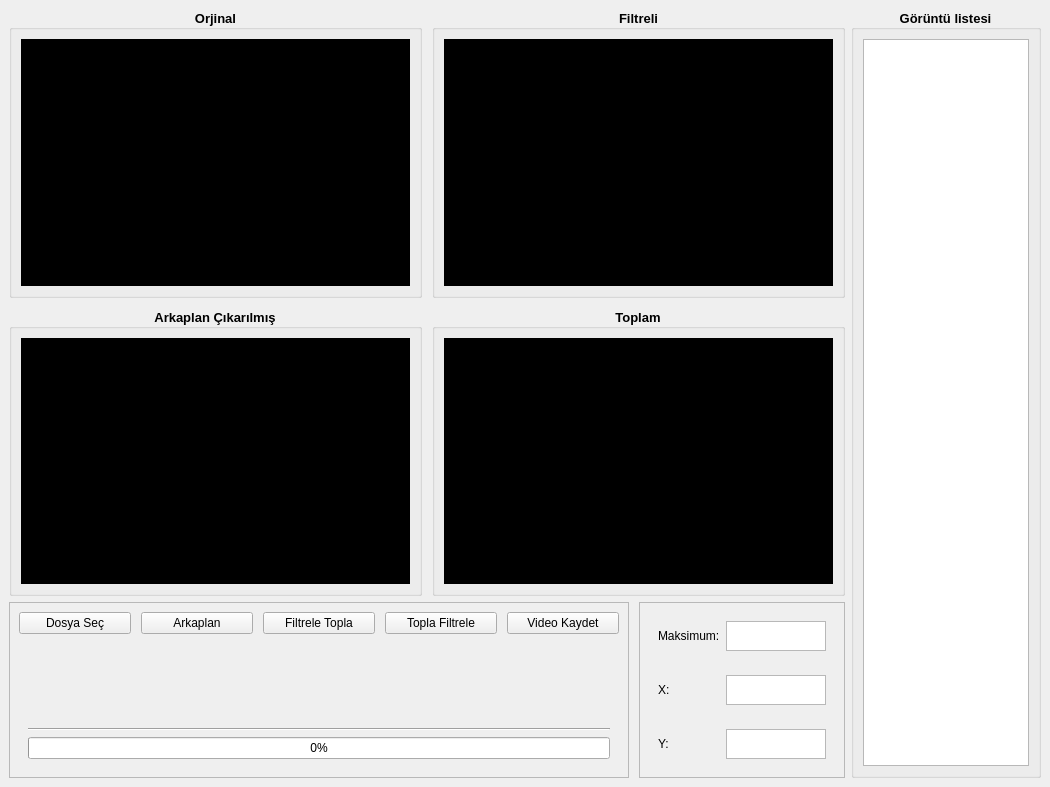
<?xml version="1.0" encoding="UTF-8"?>
<ui version="4.0">
 <class>MainWindow</class>
 <widget class="QMainWindow" name="MainWindow">
  <property name="geometry">
   <rect>
    <x>0</x>
    <y>0</y>
    <width>1050</width>
    <height>787</height>
   </rect>
  </property>
  <property name="windowTitle">
   <string>Calibrasyon</string>
  </property>
  <widget class="QWidget" name="centralwidget">
   <layout class="QGridLayout" name="gridLayout">
    <item row="5" column="0" alignment="Qt::AlignBottom">
     <widget class="QFrame" name="frame">
      <property name="frameShape">
       <enum>QFrame::NoFrame</enum>
      </property>
      <property name="frameShadow">
       <enum>QFrame::Raised</enum>
      </property>
      <layout class="QHBoxLayout" name="horizontalLayout">
       <property name="spacing">
        <number>10</number>
       </property>
       <property name="leftMargin">
        <number>0</number>
       </property>
       <property name="topMargin">
        <number>0</number>
       </property>
       <property name="rightMargin">
        <number>0</number>
       </property>
       <property name="bottomMargin">
        <number>0</number>
       </property>
       <item>
        <widget class="QFrame" name="frame_4">
         <property name="minimumSize">
          <size>
           <width>0</width>
           <height>0</height>
          </size>
         </property>
         <property name="frameShape">
          <enum>QFrame::StyledPanel</enum>
         </property>
         <property name="frameShadow">
          <enum>QFrame::Raised</enum>
         </property>
         <layout class="QVBoxLayout" name="verticalLayout">
          <item alignment="Qt::AlignTop">
           <widget class="QFrame" name="button_frame">
            <property name="frameShape">
             <enum>QFrame::NoFrame</enum>
            </property>
            <property name="frameShadow">
             <enum>QFrame::Raised</enum>
            </property>
            <layout class="QHBoxLayout" name="horizontalLayout_5">
             <property name="spacing">
              <number>10</number>
             </property>
             <property name="leftMargin">
              <number>0</number>
             </property>
             <property name="topMargin">
              <number>0</number>
             </property>
             <property name="rightMargin">
              <number>0</number>
             </property>
             <property name="bottomMargin">
              <number>0</number>
             </property>
             <item>
              <widget class="QPushButton" name="btn_open_file">
               <property name="text">
                <string>Dosya Seç</string>
               </property>
              </widget>
             </item>
             <item>
              <widget class="QPushButton" name="btn_background">
               <property name="text">
                <string>Arkaplan</string>
               </property>
              </widget>
             </item>
             <item>
              <widget class="QPushButton" name="btn_calculate">
               <property name="text">
                <string>Filtrele Topla</string>
               </property>
              </widget>
             </item>
             <item>
              <widget class="QPushButton" name="btn_calculate_2">
               <property name="text">
                <string>Topla Filtrele</string>
               </property>
              </widget>
             </item>
             <item>
              <widget class="QPushButton" name="btn_video">
               <property name="text">
                <string>Video Kaydet</string>
               </property>
              </widget>
             </item>
            </layout>
           </widget>
          </item>
          <item alignment="Qt::AlignBottom">
           <widget class="QFrame" name="frame_8">
            <property name="frameShape">
             <enum>QFrame::NoFrame</enum>
            </property>
            <property name="frameShadow">
             <enum>QFrame::Raised</enum>
            </property>
            <layout class="QVBoxLayout" name="verticalLayout_3">
             <item>
              <widget class="Line" name="line">
               <property name="orientation">
                <enum>Qt::Horizontal</enum>
               </property>
              </widget>
             </item>
             <item>
              <widget class="QFrame" name="frame_2">
               <property name="frameShape">
                <enum>QFrame::NoFrame</enum>
               </property>
               <property name="frameShadow">
                <enum>QFrame::Raised</enum>
               </property>
               <layout class="QHBoxLayout" name="horizontalLayout_2">
                <property name="spacing">
                 <number>0</number>
                </property>
                <property name="leftMargin">
                 <number>0</number>
                </property>
                <property name="topMargin">
                 <number>0</number>
                </property>
                <property name="rightMargin">
                 <number>0</number>
                </property>
                <property name="bottomMargin">
                 <number>0</number>
                </property>
                <item>
                 <widget class="QProgressBar" name="progressBar">
                  <property name="value">
                   <number>0</number>
                  </property>
                 </widget>
                </item>
               </layout>
              </widget>
             </item>
            </layout>
           </widget>
          </item>
         </layout>
        </widget>
       </item>
       <item alignment="Qt::AlignLeft">
        <widget class="QFrame" name="frame_3">
         <property name="minimumSize">
          <size>
           <width>190</width>
           <height>0</height>
          </size>
         </property>
         <property name="maximumSize">
          <size>
           <width>16777215</width>
           <height>16777215</height>
          </size>
         </property>
         <property name="frameShape">
          <enum>QFrame::StyledPanel</enum>
         </property>
         <property name="frameShadow">
          <enum>QFrame::Raised</enum>
         </property>
         <layout class="QVBoxLayout" name="verticalLayout_4">
          <property name="spacing">
           <number>10</number>
          </property>
          <property name="leftMargin">
           <number>0</number>
          </property>
          <property name="topMargin">
           <number>0</number>
          </property>
          <property name="rightMargin">
           <number>0</number>
          </property>
          <property name="bottomMargin">
           <number>0</number>
          </property>
          <item alignment="Qt::AlignTop">
           <widget class="QFrame" name="frame_6">
            <property name="frameShape">
             <enum>QFrame::NoFrame</enum>
            </property>
            <property name="frameShadow">
             <enum>QFrame::Raised</enum>
            </property>
            <layout class="QVBoxLayout" name="verticalLayout_2">
             <item>
              <widget class="QFrame" name="max_point_frame">
               <property name="sizeIncrement">
                <size>
                 <width>0</width>
                 <height>0</height>
                </size>
               </property>
               <property name="frameShape">
                <enum>QFrame::NoFrame</enum>
               </property>
               <property name="frameShadow">
                <enum>QFrame::Raised</enum>
               </property>
               <layout class="QHBoxLayout" name="horizontalLayout_7">
                <item>
                 <widget class="QLabel" name="label_3">
                  <property name="minimumSize">
                   <size>
                    <width>60</width>
                    <height>0</height>
                   </size>
                  </property>
                  <property name="text">
                   <string>Maksimum:</string>
                  </property>
                 </widget>
                </item>
                <item>
                 <widget class="QTextEdit" name="textEdit">
                  <property name="maximumSize">
                   <size>
                    <width>100</width>
                    <height>30</height>
                   </size>
                  </property>
                 </widget>
                </item>
               </layout>
              </widget>
             </item>
             <item>
              <widget class="QFrame" name="frame_5">
               <property name="frameShape">
                <enum>QFrame::NoFrame</enum>
               </property>
               <property name="frameShadow">
                <enum>QFrame::Raised</enum>
               </property>
               <layout class="QHBoxLayout" name="horizontalLayout_3">
                <item>
                 <widget class="QLabel" name="label">
                  <property name="text">
                   <string>X:</string>
                  </property>
                 </widget>
                </item>
                <item>
                 <widget class="QTextEdit" name="textEdit_2">
                  <property name="maximumSize">
                   <size>
                    <width>100</width>
                    <height>30</height>
                   </size>
                  </property>
                 </widget>
                </item>
               </layout>
              </widget>
             </item>
             <item>
              <widget class="QFrame" name="frame_7">
               <property name="frameShape">
                <enum>QFrame::NoFrame</enum>
               </property>
               <property name="frameShadow">
                <enum>QFrame::Raised</enum>
               </property>
               <layout class="QHBoxLayout" name="horizontalLayout_6">
                <item>
                 <widget class="QLabel" name="label_2">
                  <property name="text">
                   <string>Y:</string>
                  </property>
                 </widget>
                </item>
                <item>
                 <widget class="QTextEdit" name="textEdit_3">
                  <property name="minimumSize">
                   <size>
                    <width>0</width>
                    <height>0</height>
                   </size>
                  </property>
                  <property name="maximumSize">
                   <size>
                    <width>100</width>
                    <height>30</height>
                   </size>
                  </property>
                 </widget>
                </item>
               </layout>
              </widget>
             </item>
            </layout>
           </widget>
          </item>
         </layout>
        </widget>
       </item>
      </layout>
     </widget>
    </item>
    <item row="1" column="1" rowspan="5" alignment="Qt::AlignRight">
     <widget class="QGroupBox" name="groupBox_4">
      <property name="font">
       <font>
        <family>Segoe UI</family>
        <pointsize>10</pointsize>
        <weight>75</weight>
        <bold>true</bold>
       </font>
      </property>
      <property name="title">
       <string>Görüntü listesi</string>
      </property>
      <property name="alignment">
       <set>Qt::AlignCenter</set>
      </property>
      <layout class="QGridLayout" name="gridLayout_7">
       <item row="0" column="0">
        <widget class="QListWidget" name="listWidget">
         <property name="minimumSize">
          <size>
           <width>150</width>
           <height>0</height>
          </size>
         </property>
         <property name="maximumSize">
          <size>
           <width>250</width>
           <height>16777215</height>
          </size>
         </property>
         <property name="font">
          <font>
           <family>Segoe UI</family>
           <pointsize>10</pointsize>
           <weight>50</weight>
           <bold>false</bold>
          </font>
         </property>
        </widget>
       </item>
      </layout>
     </widget>
    </item>
    <item row="1" column="0" rowspan="4">
     <widget class="QFrame" name="frame_9">
      <property name="frameShape">
       <enum>QFrame::NoFrame</enum>
      </property>
      <property name="frameShadow">
       <enum>QFrame::Raised</enum>
      </property>
      <layout class="QGridLayout" name="gridLayout_2">
       <property name="leftMargin">
        <number>0</number>
       </property>
       <property name="topMargin">
        <number>0</number>
       </property>
       <property name="rightMargin">
        <number>0</number>
       </property>
       <property name="bottomMargin">
        <number>0</number>
       </property>
       <property name="spacing">
        <number>10</number>
       </property>
       <item row="0" column="0">
        <widget class="QGroupBox" name="groupBox">
         <property name="font">
          <font>
           <family>Segoe UI</family>
           <pointsize>10</pointsize>
           <weight>75</weight>
           <bold>true</bold>
          </font>
         </property>
         <property name="title">
          <string>Orjinal</string>
         </property>
         <property name="alignment">
          <set>Qt::AlignCenter</set>
         </property>
         <layout class="QGridLayout" name="gridLayout_3">
          <item row="0" column="0">
           <widget class="QLabel" name="image">
            <property name="minimumSize">
             <size>
              <width>389</width>
              <height>225</height>
             </size>
            </property>
            <property name="maximumSize">
             <size>
              <width>16777215</width>
              <height>16777215</height>
             </size>
            </property>
            <property name="styleSheet">
             <string notr="true">background-color: rgb(0, 0, 0);</string>
            </property>
            <property name="text">
             <string/>
            </property>
           </widget>
          </item>
         </layout>
        </widget>
       </item>
       <item row="0" column="1">
        <widget class="QGroupBox" name="groupBox_2">
         <property name="font">
          <font>
           <family>Segoe UI</family>
           <pointsize>10</pointsize>
           <weight>75</weight>
           <bold>true</bold>
          </font>
         </property>
         <property name="title">
          <string>Filtreli</string>
         </property>
         <property name="alignment">
          <set>Qt::AlignCenter</set>
         </property>
         <layout class="QGridLayout" name="gridLayout_5">
          <item row="0" column="0">
           <widget class="QLabel" name="image_3">
            <property name="minimumSize">
             <size>
              <width>389</width>
              <height>225</height>
             </size>
            </property>
            <property name="maximumSize">
             <size>
              <width>16777215</width>
              <height>16777215</height>
             </size>
            </property>
            <property name="styleSheet">
             <string notr="true">background-color: rgb(0, 0, 0);</string>
            </property>
            <property name="text">
             <string/>
            </property>
           </widget>
          </item>
         </layout>
        </widget>
       </item>
       <item row="1" column="1">
        <widget class="QGroupBox" name="groupBox_3">
         <property name="font">
          <font>
           <family>Segoe UI</family>
           <pointsize>10</pointsize>
           <weight>75</weight>
           <bold>true</bold>
          </font>
         </property>
         <property name="title">
          <string>Toplam</string>
         </property>
         <property name="alignment">
          <set>Qt::AlignCenter</set>
         </property>
         <property name="flat">
          <bool>false</bool>
         </property>
         <property name="checkable">
          <bool>false</bool>
         </property>
         <layout class="QGridLayout" name="gridLayout_6">
          <item row="0" column="0">
           <widget class="QLabel" name="image_5">
            <property name="minimumSize">
             <size>
              <width>389</width>
              <height>225</height>
             </size>
            </property>
            <property name="maximumSize">
             <size>
              <width>16777215</width>
              <height>16777215</height>
             </size>
            </property>
            <property name="styleSheet">
             <string notr="true">background-color: rgb(0, 0, 0);</string>
            </property>
            <property name="text">
             <string/>
            </property>
           </widget>
          </item>
         </layout>
        </widget>
       </item>
       <item row="1" column="0">
        <widget class="QGroupBox" name="groupBox_5">
         <property name="font">
          <font>
           <family>Segoe UI</family>
           <pointsize>10</pointsize>
           <weight>75</weight>
           <bold>true</bold>
          </font>
         </property>
         <property name="title">
          <string>Arkaplan Çıkarılmış</string>
         </property>
         <property name="alignment">
          <set>Qt::AlignCenter</set>
         </property>
         <layout class="QGridLayout" name="gridLayout_8">
          <item row="0" column="1">
           <widget class="QLabel" name="image_4">
            <property name="minimumSize">
             <size>
              <width>389</width>
              <height>225</height>
             </size>
            </property>
            <property name="maximumSize">
             <size>
              <width>16777215</width>
              <height>16777215</height>
             </size>
            </property>
            <property name="styleSheet">
             <string notr="true">background-color: rgb(0, 0, 0);</string>
            </property>
            <property name="text">
             <string/>
            </property>
           </widget>
          </item>
         </layout>
        </widget>
       </item>
      </layout>
     </widget>
    </item>
   </layout>
  </widget>
 </widget>
 <resources/>
 <connections/>
</ui>
